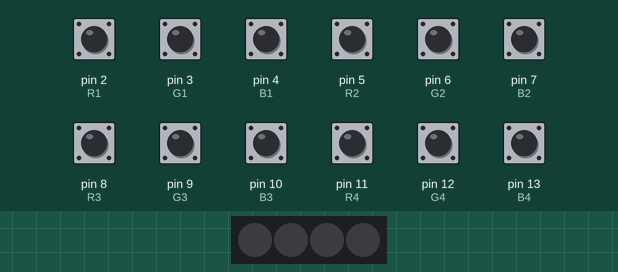
A sketch run on a simulated Arduino Leonardo, built with avr-gcc and run on an emulated ATmega32U4. On the bench: 4 RGB LEDs in strip order, left to right. Inputs (shaded band) come from the test bench; at power-on: pin 2 (R1), pin 3 (G1), pin 4 (B1), pin 5 (R2), pin 6 (G2), pin 7 (B2), pin 8 (R3), pin 9 (G3), pin 10 (B3), pin 11 (R4), pin 12 (G4), pin 13 (B4) HIGH. Dim RGB values are drawn brighter than linear; the strip is taken to match the declared colour order; random numbers use the default seed unless the sketch sets one.

Above: at 1.2 s.
1.3 s: pin 2 (R1) pulled LOW for 0.15 s
At 1.38 s:
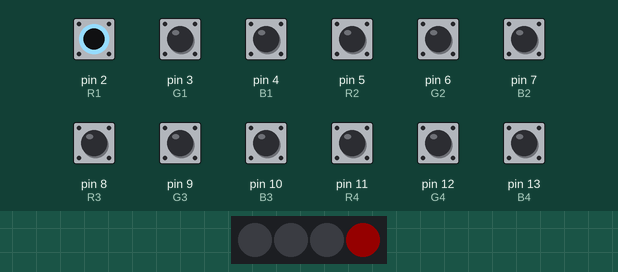
2.9 s: pin 3 (G1) pulled LOW for 0.15 s
At 2.98 s:
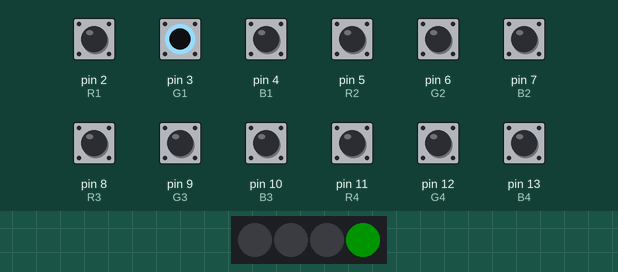
4.5 s: pin 4 (B1) pulled LOW for 0.15 s
At 4.58 s:
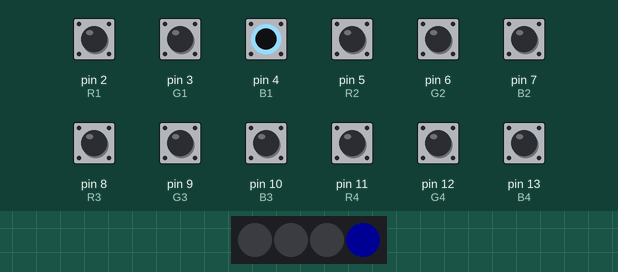
6.1 s: pin 5 (R2) pulled LOW for 0.15 s
At 6.17 s:
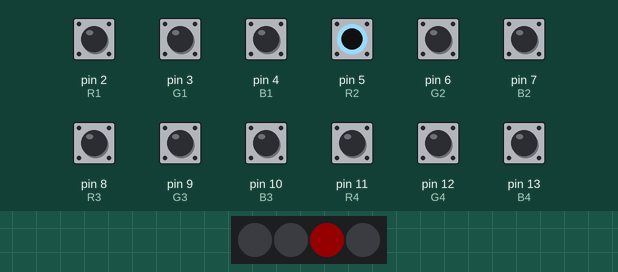
7.7 s: pin 6 (G2) pulled LOW for 0.15 s
At 7.77 s:
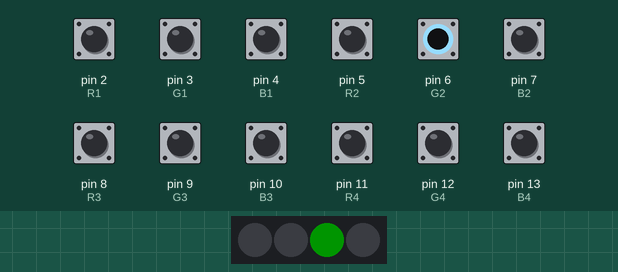
9.3 s: pin 7 (B2) pulled LOW for 0.15 s
At 9.37 s:
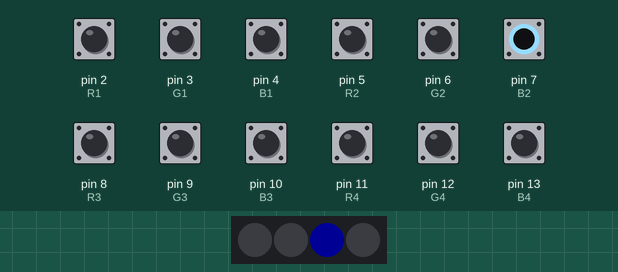
Timing chart, 0 to 11.9 s (numbered marks = the images above; inputs shaded):
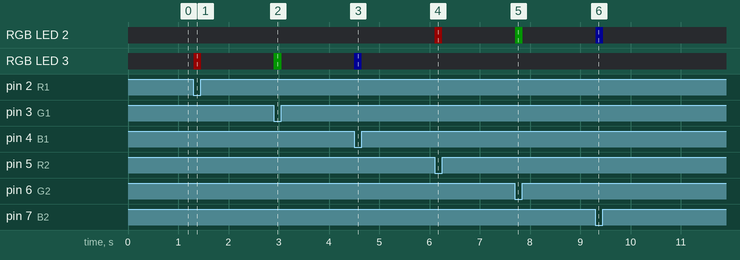

The sketch:

nature_prhysm_HID.ino
```cpp
#include <HID-Project.h>
#include <HID-Settings.h>

#include <Adafruit_NeoPixel.h>


#define R1 2
#define G1 3
#define B1 4
#define R2 5
#define G2 6
#define B2 7
#define R3 8
#define G3 9
#define B3 10
#define R4 11
#define G4 12
#define B4 13
#define LED A5
Adafruit_NeoPixel RGBLED = Adafruit_NeoPixel(4, A5, NEO_RGB + NEO_KHZ800);

void setup() {
  // put your setup code here, to run once:
  Serial.begin(9600);
  pinMode(R1, INPUT_PULLUP);
  pinMode(R2, INPUT_PULLUP);
  pinMode(R3, INPUT_PULLUP);
  pinMode(R4, INPUT_PULLUP);
  pinMode(G1, INPUT_PULLUP);
  pinMode(G2, INPUT_PULLUP);
  pinMode(G3, INPUT_PULLUP);
  pinMode(G4, INPUT_PULLUP);
  pinMode(B1, INPUT_PULLUP);
  pinMode(B2, INPUT_PULLUP);
  pinMode(B3, INPUT_PULLUP);
  pinMode(B4, INPUT_PULLUP);

  RGBLED.begin() ;                   // RGBLEDのライブラリを初期化する
}

void loop() {
  // put your main code here, to run repeatedly
  int i = 0;
  int R[4] = {0, 0, 0, 0};
  int G[4] = {0, 0, 0, 0};
  int B[4] = {0, 0, 0, 0};
  int data[2] = {0, 0};
  char a = 0;
  int lane = 0;
  int LN[4] = {0, 0, 0, 0}; //オートプレイのときLN中かどうか
  int Lighttime[4] = {0, 0, 0, 0}; //オートプレイでLEDを光らせる時間

  while (1) {
    RGBLED.setBrightness(20) ;
    for (i = 0; i <= 3; i++) {
      if (Lighttime[i] == 0 && LN[i] == 0) {//もう光らせる必要が無いとき
        R[i] = 0;
        G[i] = 0;
        B[i] = 0;
      } else {
        if (Lighttime[i] >= 1)Lighttime[i] -= 1;
      }
    }

    a = Serial.read();//シリアル通信で来たデータを読み込む
    if (a != -1) {
      if (a == '0')lane = 3;
      if (a == '1')lane = 2;
      if (a == '2')lane = 1;
      if (a == '3')lane = 0;


      data[0] = Serial.read();
      data[1] = Serial.read();

      if (data[1] == '0') {
        Lighttime[lane] = 20;
      }
      if (data[1] == '1') {
        LN[lane] = 1;
      }
      if (data[1] == '2') {
        LN[lane] = 0;
      }

      if (data[0] == 'R') {
        R[lane] = 255;
      }
      if (data[0] == 'G') {
        G[lane] = 255;
      }
      if (data[0] == 'B') {
        B[lane] = 255;
      }
      if (data[0] == 'Y') {
        R[lane] = 255;
        G[lane] = 255;
      }
      if (data[0] == 'C') {
        G[lane] = 255;
        B[lane] = 255;
      }
      if (data[0] == 'M') {
        R[lane] = 255;
        B[lane] = 255;
      }
      if (data[0] == 'W') {
        R[lane] = 255;
        G[lane] = 255;
        B[lane] = 255;
      }
      if (data[0] == 'F') {
        R[lane] = random(100, 255) ;
        G[lane] = random(100, 255) ;
        B[lane] = random(100, 255) ;
      }

    }

    if (digitalRead(R1) == 0) {
      //Serial.println(1);
      R[3] = 255;
      NKROKeyboard.add('v');
    } else {
      NKROKeyboard.remove('v');
    }
    if (digitalRead(R2) == 0) {
      //Serial.println(2);
      R[2] = 255;
      NKROKeyboard.add('b');
    } else {
      NKROKeyboard.remove('b');
    }
    if (digitalRead(R3) == 0) {
      //Serial.println(3);
      R[1] = 255;
      NKROKeyboard.add('n');
    } else {
      NKROKeyboard.remove('n');
    }
    if (digitalRead(R4) == 0) {
      //Serial.println(4);
      R[0] = 255;
      NKROKeyboard.add('m');
    } else {
      NKROKeyboard.remove('m');
    }
    if (digitalRead(G1) == 0) {
      //Serial.println(5);
      G[3] = 255;
      NKROKeyboard.add('f');
    } else {
      NKROKeyboard.remove('f');
    }
    if (digitalRead(G2) == 0) {
      //Serial.println(6);
      G[2] = 255;
      NKROKeyboard.add('g');
    } else {
      NKROKeyboard.remove('g');
    }
    if (digitalRead(G3) == 0) {
      //Serial.println(7);
      G[1] = 255;
      NKROKeyboard.add('h');
    } else {
      NKROKeyboard.remove('h');
    }
    if (digitalRead(G4) == 0) {
      //Serial.println(8);
      G[0] = 255;
      NKROKeyboard.add('j');
    } else {
      NKROKeyboard.remove('j');
    }
    if (digitalRead(B1) == 0) {
      //Serial.println(9);
      B[3] = 255;
      NKROKeyboard.add('r');
    } else {
      NKROKeyboard.remove('r');
    }
    if (digitalRead(B2) == 0) {
      //Serial.println(10);
      B[2] = 255;
      NKROKeyboard.add('t');
    } else {
      NKROKeyboard.remove('t');
    }
    if (digitalRead(B3) == 0) {
      //Serial.println(11);
      B[1] = 255;
      NKROKeyboard.add('y');
    } else {
      NKROKeyboard.remove('y');
    }
    if (digitalRead(B4) == 0) {
      //Serial.println(12);
      B[0] = 255;
      NKROKeyboard.add('u');
    } else {
      NKROKeyboard.remove('u');
    }

    NKROKeyboard.send();

    RGBLED.setPixelColor(0, R[0], G[0], B[0]) ;
    RGBLED.setPixelColor(1, R[1], G[1], B[1]) ;
    RGBLED.setPixelColor(2, R[2], G[2], B[2]) ;
    RGBLED.setPixelColor(3, R[3], G[3], B[3]) ;

    RGBLED.show() ;
    delay(8);
  }
}
```

Measured:
- after the input at 1.3 s, RGB LED 3: off → RGB(20, 0, 0) at once, → off 0.15 s later
- after the input at 2.9 s, RGB LED 3: off → RGB(0, 20, 0) at once, → off 0.15 s later
- after the input at 4.5 s, RGB LED 3: off → RGB(0, 0, 20) at once, → off 0.15 s later
- after the input at 6.1 s, RGB LED 2: off → RGB(20, 0, 0) at once, → off 0.15 s later
- after the input at 7.7 s, RGB LED 2: off → RGB(0, 20, 0) at once, → off 0.15 s later
- after the input at 9.3 s, RGB LED 2: off → RGB(0, 0, 20) at once, → off 0.15 s later
